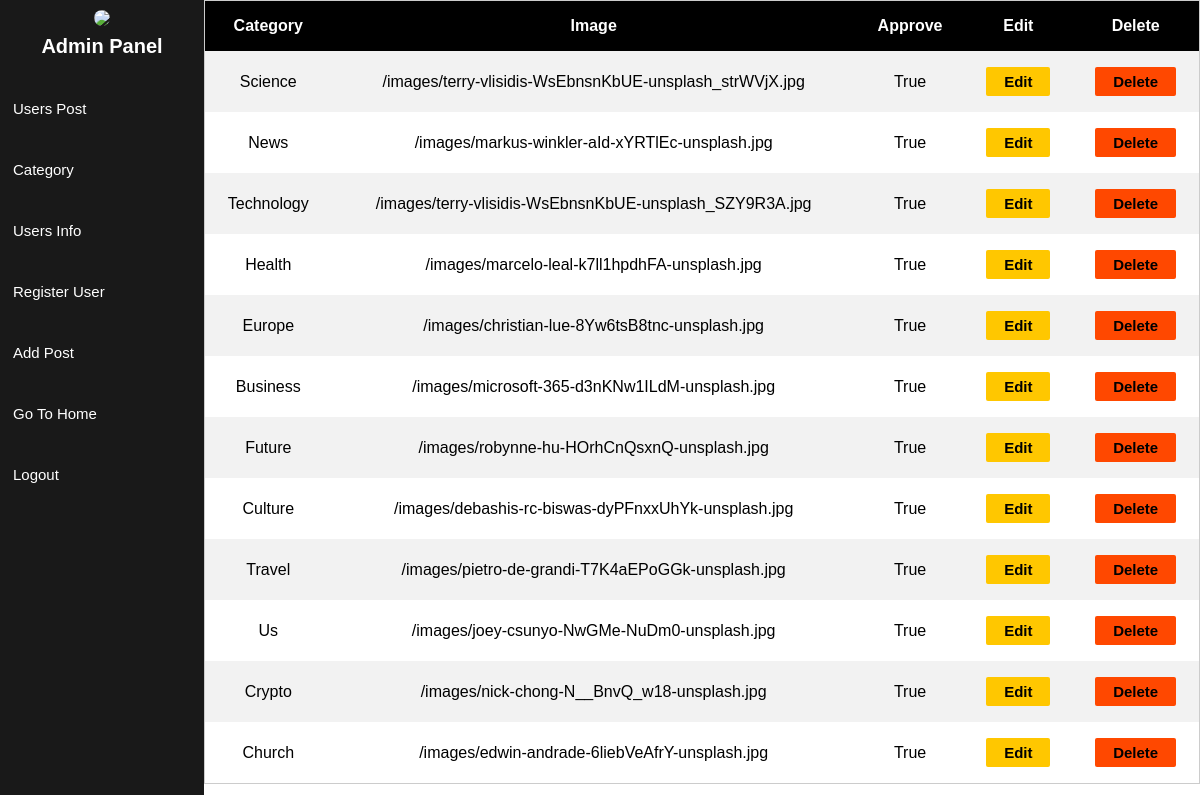
The page /custom-admin-category/ (signed in) on the database its author committed.
### blog/models.py (models this page shows, shortened)
class Category(models.Model):
	category_name = models.CharField(max_length=93)
	image = models.ImageField()
	date  = models.DateTimeField(auto_now_add=True)
	approve = models.BooleanField(default=False)
	@property
	def imageURL(self):
		try:
			url = self.image.url
		except:
			url = ''
		return url

### blog/views.py (the view)
# urls.py: path('custom-admin-category/', custom_admin_category, name ='custom_admin_category'),
@login_required
def custom_admin_category(request):
    category= Category.objects.all()
    context ={
        'category': category,
    }
    return render(request, 'blog/admin_category.html', context)

### blog/templates/blog/admin_category.html (shortened to what this page needs)
{% extends 'blog/adminbase.html' %}
{% block content %}
		<div class="main-content">
                <table>
                    <tr>
                        <th>Category</th>
                        <th>Image</th>
                        <th>Approve</th>
                        <th>Edit</th>
                        <th>Delete</th>
                    </tr>
                    {% for cat in category %}
                    <tr>
                        <td>{{cat.category_name}}</td>
                        <td>{{cat.imageURL}}</td>
                        <td>{{cat.approve}}</td>
                        <td><a href="/custom-admin/{{posts.slug}}/update"><button class="edit">Edit</button></a></td>
                        <td><a href="/custom-admin/{{posts.slug}}/delete"><button class="delete">Delete</button></a></td>
                    </tr>
                    {% endfor %}
                </table>
		</div>
	</div>
	{% endblock %}

### static/css/adminstyle.css (style rules this page uses)
* { padding: 0px; margin: 0px; font-family: sans-serif; }
.main-content { height: 100vh; overflow-y: scroll; }
table { border-spacing: 0; width: 100%; border: 1px solid #ccc; }
th { background-color: black; color: white; }
th, td { text-align: center; padding: 16px; }
tr:nth-child(even) { background-color: #f2f2f2 }
table button { padding: 6px 18px; border: none; font-weight: bolder; font-size: 15px; border-radius: 2px; }
.edit { background-color: #ffc700; }
.delete { background-color: #ff4800; }
button { padding: 3px; }
.main-content table button { cursor: pointer; }

### rows shown on the page
Category: category_name "Science", imageURL "/images/terry-vlisidis-WsEbnsnKbUE-unsplash_strWVjX.jpg", approve "True"
Category: category_name "News", imageURL "/images/markus-winkler-aId-xYRTlEc-unsplash.jpg", approve "True"
Category: category_name "Technology", imageURL "/images/terry-vlisidis-WsEbnsnKbUE-unsplash_SZY9R3A.jpg", approve "True"
Category: category_name "Health", imageURL "/images/marcelo-leal-k7ll1hpdhFA-unsplash.jpg", approve "True"
Category: category_name "Europe", imageURL "/images/christian-lue-8Yw6tsB8tnc-unsplash.jpg", approve "True"
Category: category_name "Business", imageURL "/images/microsoft-365-d3nKNw1ILdM-unsplash.jpg", approve "True"
Category: category_name "Future", imageURL "/images/robynne-hu-HOrhCnQsxnQ-unsplash.jpg", approve "True"
Category: category_name "Culture", imageURL "/images/debashis-rc-biswas-dyPFnxxUhYk-unsplash.jpg", approve "True"
Category: category_name "Travel", imageURL "/images/pietro-de-grandi-T7K4aEPoGGk-unsplash.jpg", approve "True"
Category: category_name "Us", imageURL "/images/joey-csunyo-NwGMe-NuDm0-unsplash.jpg", approve "True"
Category: category_name "Crypto", imageURL "/images/nick-chong-N__BnvQ_w18-unsplash.jpg", approve "True"
Category: category_name "Church", imageURL "/images/edwin-andrade-6liebVeAfrY-unsplash.jpg", approve "True"
